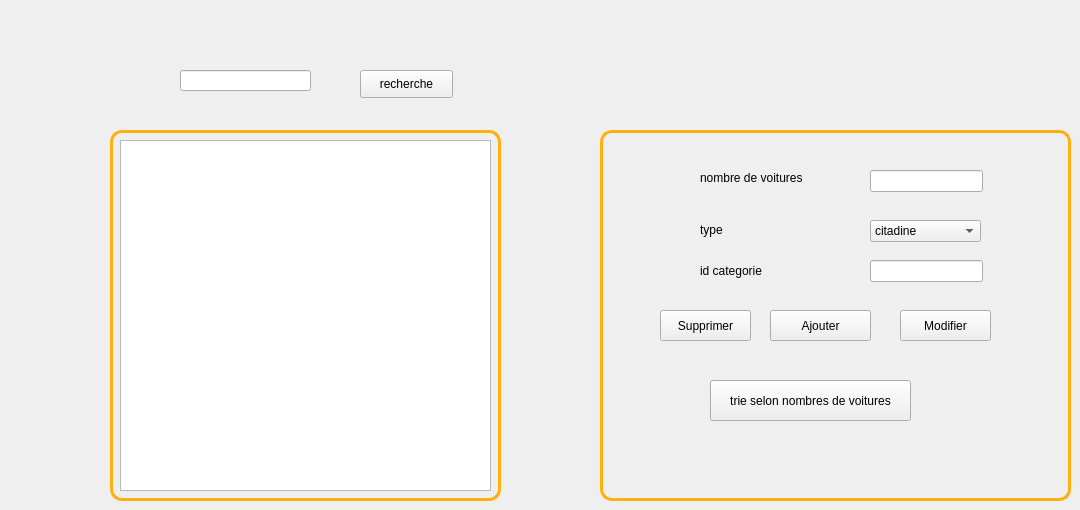
        <widget class="QWidget" name="page_6">
         <widget class="QLineEdit" name="lineEdit_nbvoitures">
          <property name="geometry">
           <rect>
            <x>870</x>
            <y>170</y>
            <width>113</width>
            <height>22</height>
           </rect>
          </property>
          <property name="styleSheet">
           <string notr="true"/>
          </property>
         </widget>
         <widget class="QPushButton" name="modifier_categorie">
          <property name="geometry">
           <rect>
            <x>900</x>
            <y>310</y>
            <width>91</width>
            <height>31</height>
           </rect>
          </property>
          <property name="text">
           <string>Modifier</string>
          </property>
          <property name="icon">
           <iconset>
            <normaloff>:/theme_normal/modifier.png</normaloff>:/theme_normal/modifier.png</iconset>
          </property>
         </widget>
         <widget class="QLabel" name="label_45">
          <property name="geometry">
           <rect>
            <x>700</x>
            <y>170</y>
            <width>151</width>
            <height>16</height>
           </rect>
          </property>
          <property name="styleSheet">
           <string notr="true">font: 10pt &quot;MS Shell Dlg 2&quot;;</string>
          </property>
          <property name="text">
           <string>nombre de voitures</string>
          </property>
         </widget>
         <widget class="QLabel" name="label_46">
          <property name="geometry">
           <rect>
            <x>700</x>
            <y>250</y>
            <width>111</width>
            <height>41</height>
           </rect>
          </property>
          <property name="styleSheet">
           <string notr="true">
font: 10pt &quot;MS Shell Dlg 2&quot;;</string>
          </property>
          <property name="text">
           <string>id categorie</string>
          </property>
         </widget>
         <widget class="QPushButton" name="supprimer_categorie">
          <property name="geometry">
           <rect>
            <x>660</x>
            <y>310</y>
            <width>91</width>
            <height>31</height>
           </rect>
          </property>
          <property name="text">
           <string>Supprimer</string>
          </property>
          <property name="icon">
           <iconset>
            <normaloff>:/theme_normal/supprimer.png</normaloff>:/theme_normal/supprimer.png</iconset>
          </property>
         </widget>
         <widget class="QLineEdit" name="lineEdit_idc">
          <property name="geometry">
           <rect>
            <x>870</x>
            <y>260</y>
            <width>113</width>
            <height>22</height>
           </rect>
          </property>
          <property name="styleSheet">
           <string notr="true"/>
          </property>
         </widget>
         <widget class="QPushButton" name="trie_categorie">
          <property name="geometry">
           <rect>
            <x>710</x>
            <y>380</y>
            <width>201</width>
            <height>41</height>
           </rect>
          </property>
          <property name="text">
           <string>trie selon nombres de voitures</string>
          </property>
         </widget>
         <widget class="QLabel" name="label_47">
          <property name="geometry">
           <rect>
            <x>700</x>
            <y>220</y>
            <width>71</width>
            <height>20</height>
           </rect>
          </property>
          <property name="styleSheet">
           <string notr="true">font: 10pt &quot;MS Shell Dlg 2&quot;;</string>
          </property>
          <property name="text">
           <string>type</string>
          </property>
         </widget>
         <widget class="QTableView" name="tableView">
          <property name="geometry">
           <rect>
            <x>120</x>
            <y>140</y>
            <width>371</width>
            <height>351</height>
           </rect>
          </property>
          <property name="styleSheet">
           <string notr="true"/>
          </property>
         </widget>
         <widget class="QComboBox" name="combocate">
          <property name="geometry">
           <rect>
            <x>870</x>
            <y>220</y>
            <width>111</width>
            <height>22</height>
           </rect>
          </property>
          <item>
           <property name="text">
            <string>citadine</string>
           </property>
          </item>
          <item>
           <property name="text">
            <string>SUV</string>
           </property>
          </item>
          <item>
           <property name="text">
            <string>mini bus</string>
           </property>
          </item>
          <item>
           <property name="text">
            <string>bus</string>
           </property>
          </item>
          <item>
           <property name="text">
            <string>4x4</string>
           </property>
          </item>
          <item>
           <property name="text">
            <string>cabriolet et coupé</string>
           </property>
          </item>
         </widget>
         <widget class="QPushButton" name="ajouter_categorie">
          <property name="geometry">
           <rect>
            <x>770</x>
            <y>310</y>
            <width>101</width>
            <height>31</height>
           </rect>
          </property>
          <property name="text">
           <string>Ajouter</string>
          </property>
          <property name="icon">
           <iconset>
            <normaloff>:/theme_normal/ajouter.png</normaloff>:/theme_normal/ajouter.png</iconset>
          </property>
         </widget>
         <widget class="QPushButton" name="rechercheee">
          <property name="geometry">
           <rect>
            <x>360</x>
            <y>70</y>
            <width>93</width>
            <height>28</height>
           </rect>
          </property>
          <property name="text">
           <string>recherche</string>
          </property>
         </widget>
         <widget class="QLineEdit" name="lineEdittt_16">
          <property name="geometry">
           <rect>
            <x>180</x>
            <y>70</y>
            <width>131</width>
            <height>21</height>
           </rect>
          </property>
         </widget>
         <widget class="QLabel" name="label_98">
          <property name="geometry">
           <rect>
            <x>110</x>
            <y>130</y>
            <width>391</width>
            <height>371</height>
           </rect>
          </property>
          <property name="styleSheet">
           <string notr="true">background-color: transparent;
border-radius: 12px;
border-color: rgb(255, 175, 14);
	padding: 5px;
border-width: 3px;
border-style: solid ;</string>
          </property>
          <property name="text">
           <string/>
          </property>
         </widget>
         <widget class="QLabel" name="label_99">
          <property name="geometry">
           <rect>
            <x>600</x>
            <y>130</y>
            <width>471</width>
            <height>371</height>
           </rect>
          </property>
          <property name="styleSheet">
           <string notr="true">background-color: transparent;
border-radius: 12px;
border-color: rgb(255, 175, 14);
	padding: 5px;
border-width: 3px;
border-style: solid ;</string>
          </property>
          <property name="text">
           <string/>
          </property>
         </widget>
         <zorder>label_98</zorder>
         <zorder>label_99</zorder>
         <zorder>lineEdit_nbvoitures</zorder>
         <zorder>modifier_categorie</zorder>
         <zorder>label_45</zorder>
         <zorder>label_46</zorder>
         <zorder>supprimer_categorie</zorder>
         <zorder>lineEdit_idc</zorder>
         <zorder>trie_categorie</zorder>
         <zorder>label_47</zorder>
         <zorder>tableView</zorder>
         <zorder>combocate</zorder>
         <zorder>ajouter_categorie</zorder>
         <zorder>rechercheee</zorder>
         <zorder>lineEdittt_16</zorder>
        </widget>
